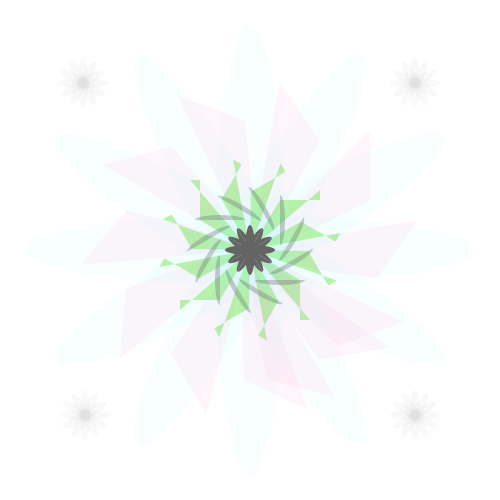
Frame 1 (no input)
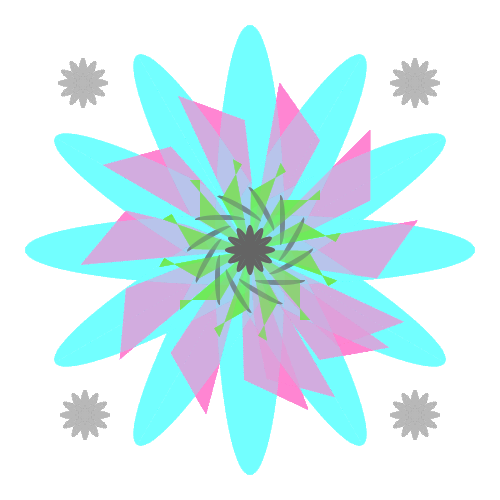
Frame 60 (the mouse pressed at the canvas centre just before this capture)
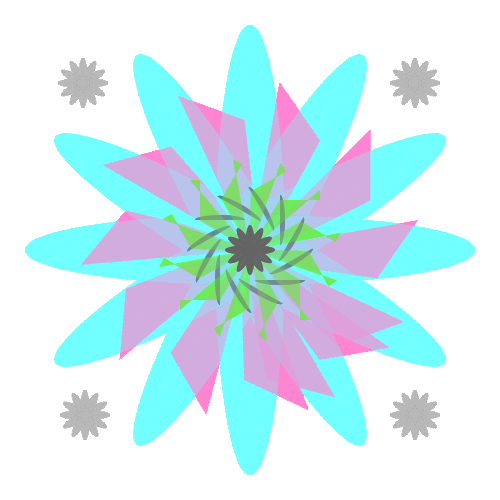
Frame 120 (the mouse held since frame 60 and released just before this capture)

The Processing sketch that drew these frames (run headless with seeded random() and noise(); from frame 60 on, the mouse is pressed at the canvas centre):

// Processing sketch: processing_84488
// ── processing_84488.pde

void setup()
{
size(500, 500);
background(255);
 smooth();
}
void draw(){
  pushMatrix();
  //soleil de couleur vert clair au milieu
  noStroke();
  fill(111,230,60,120);
  translate(width/2, height/2);
  for (int i=0;i<360;i=i+30){
  rotate(radians(30)); 
  quad(0,0,50,30,50,70,60,70);
}
  //rotation des rectangles rose
  noStroke();
  fill(250,130,200,20);
  for (int i=0;i<360;i=i+30){
  rotate(radians(35)); 
  quad(0,0,170,0,120,50,60,30);
}
//rotation des ellipses bleu
  noStroke();
  fill(100,245,250,10);
  for (int i=0;i<360;i=i+30){
  rotate(radians(30)); 
  arc(0,0,450,70,0,PI);
}
  //fleur gris au milieu
  noStroke();
  fill(100);
  for (int i=0;i<360;i=i+30){
  rotate(radians(30)); 
  arc(0,0,50,10,0,PI);
}
 // rotation des traits gris au milieu
  noStroke();
  translate(0,0);
  fill(100,80);
  for (int i=0;i<360;i=i+30){
  rotate(radians(30)); 
  arc(30,30,50,10,0,PI);
}
  //fleur gris a gauche en haut
  popMatrix();
  translate(width/6, height/6);
  noStroke();

  fill(180,20);
  for (int i=0;i<360;i=i+30){
  rotate(radians(30)); 
  arc(0,0,50,10,0,PI);
  }
  //fleur gris a droit en haut
  translate(500/6*4,0);
  noStroke();
  fill(180,20);
  for (int i=0;i<360;i=i+30){
  rotate(radians(30)); 
  arc(0,0,50,10,0,PI);
  }
    //fleur gris a droit en bas
    translate(0, height/6*4);
  noStroke();
  fill(180,20);
  for (int i=0;i<360;i=i+30){
  rotate(radians(30)); 
  arc(0,0,50,10,0,PI);
  }
    //fleur gris a gauche en bas
    translate(0-330, 0);
  noStroke();
  fill(180,20);
  for (int i=0;i<360;i=i+30){
  rotate(radians(30)); 
  arc(0,0,50,10,0,PI);
}
}
